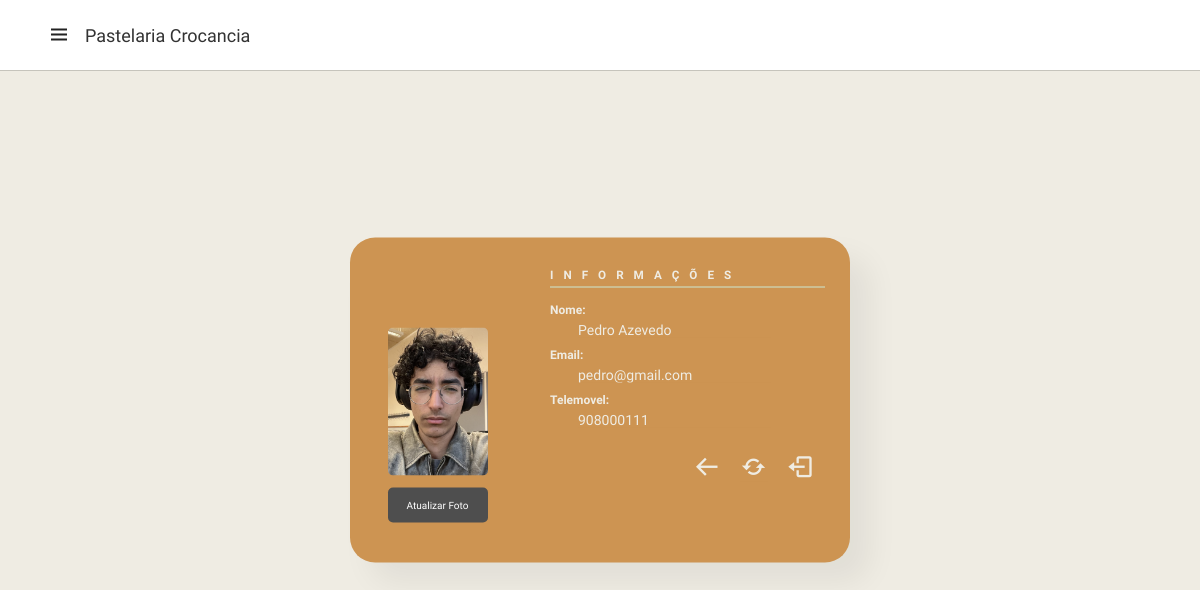
/editProfile.php (signed in), run on the app's committed database.
### tables this page shows
CREATE TABLE "Clientes" (
	"ID"	INTEGER NOT NULL,
	"Nome"	VARCHAR NOT NULL,
	"Email"	varchar NOT NULL,
	"Senha"	varchar NOT NULL,
	"Telefone"	INTEGER NOT NULL,
	"role"	varchar DEFAULT 'user',
	"dataRegisto"	dateTime,
	"Perfil"	varchar DEFAULT '.\img\icon\profile.png',
	PRIMARY KEY("ID")
);

### includes/profile.inc.php (called while the page is built, shortened)
<?php
include('/includes/conn.php');
$userId = $_SESSION["userid"];
$query = "SELECT * FROM Clientes WHERE ID = :userid";
$stmt = $db->prepare($query);
$stmt->bindValue(':userid', $userId, SQLITE3_INTEGER);
$result = $stmt->execute();
$user = array();
while ($row = $result->fetchArray(SQLITE3_ASSOC)) {
    $user[] = array($row['Nome'], $row['Email'], $row['Telefone'], $row['Perfil']);
}

### editProfile.php (the view, shortened to what this page needs)
<!DOCTYPE html>
<html lang="en">
<head>
    <link rel="stylesheet" href="https://cdnjs.cloudflare.com/ajax/libs/font-awesome/6.5.1/css/all.min.css">
    <link rel="stylesheet" href="https://cdn.jsdelivr.net/npm/swiper@11/swiper-bundle.min.css" />
    <link rel="stylesheet" href="https://cdnjs.cloudflare.com/ajax/libs/toastr.js/latest/toastr.min.css">
    <link href='https://unpkg.com/boxicons@2.1.4/css/boxicons.min.css' rel='stylesheet'>
    <link rel="stylesheet" href="style.css">
</head>
<body>
    <nav>
        <div class="logo">
            <i class='bx bx-menu menu-icon'></i>
            <span class="logo-name">Pastelaria Crocancia</span>
        </div>
    </nav>
    <section class="profile">
    <div class="wrapper">
            <?php
                include('/includes/profile.inc.php');
                foreach ($user as $info) {
                $nome = $info[0];
                $email = $info[1];
                $telemovel = $info[2];
                $image_perfil = $info[3];
            ?>
        <div class="left">
            <form action="includes/editProfile.inc.php" method="post" enctype="multipart/form-data">
                <img src="<?php echo $image_perfil; ?>" alt="" width="100">
                <label for="fileInput" class="label-ABC">Atualizar Foto</label>
                </div>
        <div class="right">
            <div class="info">
                <h3>Informações</h3>
                    <div class="info_data">
                            <div class="data">
                                <h4>Nome:</h4>
                                <p><input type="text" id="name" name="name" value="<?php echo htmlspecialchars($nome); ?>"></p>
                            </div>
                            <div class="data">
                                <h4>Email:</h4>
                                <p><input type="email" id="email" name="email" value="<?php echo htmlspecialchars($email); ?>"></p>
                            </div>
                            <div class="data">
                                <h4>Telemovel:</h4>
                                <p><input type="text" id="telemovel" name="telemovel" value="<?php echo htmlspecialchars($telemovel); ?>"></p>
                            </div>
                    </div>
                </div>
                <div class="btn">
                    <ul>
                        <a href="index.php"><i class='bx bx-arrow-back icon'></i></a>
                        <button type="submit" id="btnSubmit" class="s-btnn"><i class='bx bx-refresh icon'></i></button>
                        <a href="includes/logout.inc.php"><i class='bx bx-log-out icon'></i></a>
                    </ul>
                </div>
        </div>
    </div>
    <?php } ?>
</section>
</body>
</html>

### style.css (style rules this page uses)
* { font-family: 'Spartan', sans-serif; margin: 0; padding: 0; box-sizing: border-box; outline: none; border: none; text-decoration: none; }
body { width: 100%; min-height: 100%; background-color: var(--white-light); }
:root { --white-light: #efece3; --orange: #cd9452; --black: #222; --white: #fff; --border: .1rem solid #cce7d0; --box-shadow: 0 5rem 1rem rgba(0,0,0.1); }
* > img { user-select: none; pointer-events: none; }
html { font-size: 62.5%; overflow-x: hidden; scroll-behavior: smooth; scroll-padding-top: 6rem; }
nav { padding: 3.5rem; position: fixed; top: 0; left: 0; height: 70px; width: 100%; display: flex; justify-content: space-between; align-items: center; background-color: var(--white); box-shadow: 0 0 1px rgba(0,0,0.1); z-index: 10000; }
nav .logo { display: flex; align-items: center; margin: 0 12px; }
.logo .menu-icon { color: var(--black); font-size: 24px; margin-right: 14px; cursor: pointer; }
.logo .logo-name { color: #333; font-size: 18px; font-weight: 500; }
@media (min-width: 320px) { .review .container .board > h1,p { padding: 0 2em; } }
.profile { margin-top: 10rem; padding: 20px 40px; display: flex; align-items: center; }
.profile .wrapper { position: absolute; border-radius: 25px; top: 50%; left: 50%; transform: translate(-50%, -50%); width: 500px; display: flex; box-shadow: 20px 20px 30px rgba(0, 0, 0, 0.06); background-color: var(--orange); }
.profile .wrapper .left { text-align: center; width: 35%; padding: 30px 25px; border-top-left-radius: 5px; border-bottom-left-radius: 5px; color: var(--white-light); }
.profile .wrapper .left img { margin-top: 6rem; border-radius: 5px; }
.profile .wrapper .right { width: 65%; border-top-right-radius: 5px; border-bottom-right-radius: 5px; padding: 30px 25px; }
.profile .wrapper .right .info, .profile .wrapper .right .infos { margin-bottom: 25px; color: var(--white-light); }
.profile .wrapper .right .info h3 { margin-bottom: 15px; padding-bottom: 5px; border-bottom: var(--border); text-transform: uppercase; letter-spacing: 10px; }
.profile .wrapper .right .info_data .data { width: 45%; }
.profile .wrapper .right .info_data .data h4 { color: var(--white-light); margin-bottom: 5px; font-size: 12px; }
.profile .wrapper .right .info_data .data p { width: 200px; font-size: 14px; margin-bottom: 10px; color: var(--white-light); }
.profile .wrapper .right .info_data .data input { background-color: var(--orange); color: var(--white-light); border: none; box-sizing: border-box; font-size: 14px; }
.profile .wrapper .right .btn { text-align: right; width: 100%; }
.profile .wrapper .right .btn a { display: inline-block; width: 40px; height: 40px; line-height: 40px; margin: 0 5px; text-align: center; border-radius: 50%; position: relative; }
.profile .wrapper .right .btn .icon { font-size: 28px; color: var(--white-light); }
.profile .wrapper .right ul { list-style-type: none; padding: 0; margin: 0; }
.profile .wrapper .s-btnn { background-color: var(--orange); color: var(--white); margin: 0 5px; }
.profile .label-ABC { display: block; width: 100px; background: #4e4e4e; color: #fff; padding: 12px; margin: 10px auto; border-radius: 5px; }

### data on the page
clientes: name "Pedro Azevedo", email "pedro@gmail.com", telemovel "908000111"
